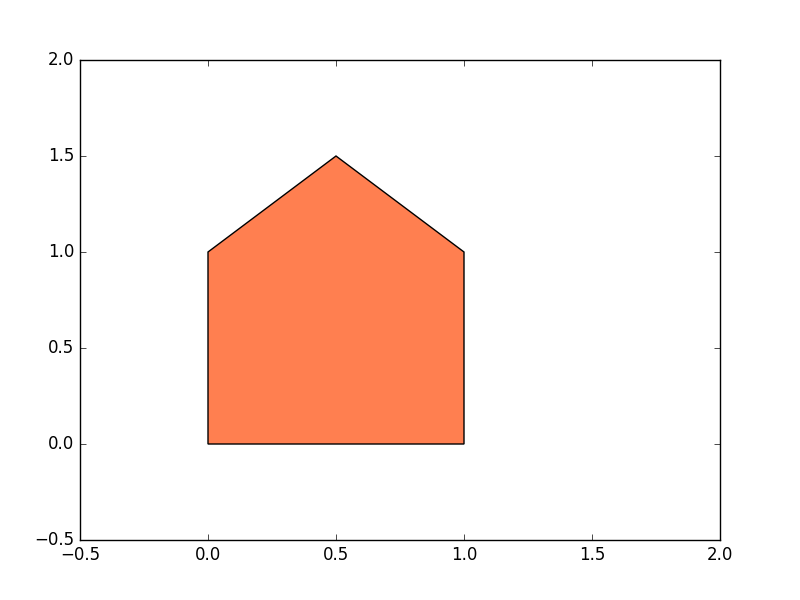

Source code (Python):
# object-oriented plot

from matplotlib.figure import Figure
from matplotlib.backends.backend_agg import FigureCanvasAgg as FigureCanvas

fig = Figure()
canvas = FigureCanvas(fig)
ax = fig.add_axes([0.1, 0.1, 0.8, 0.8])

from matplotlib.path import Path
import matplotlib.patches as patches

verts = [
    (0., 0.),
    (0., 1.),
    (0.5, 1.5),
    (1., 1.),
    (1., 0.),
    (0., 0.),
    ]

codes = [Path.MOVETO,
         Path.LINETO,
         Path.LINETO,
         Path.LINETO,
         Path.LINETO,
         Path.CLOSEPOLY,
         ]

path = Path(verts, codes)

patch = patches.PathPatch(path, facecolor='coral')
ax.add_patch(patch)
ax.set_xlim(-0.5, 2)
ax.set_ylim(-0.5, 2)

canvas.print_figure('oo.png')
